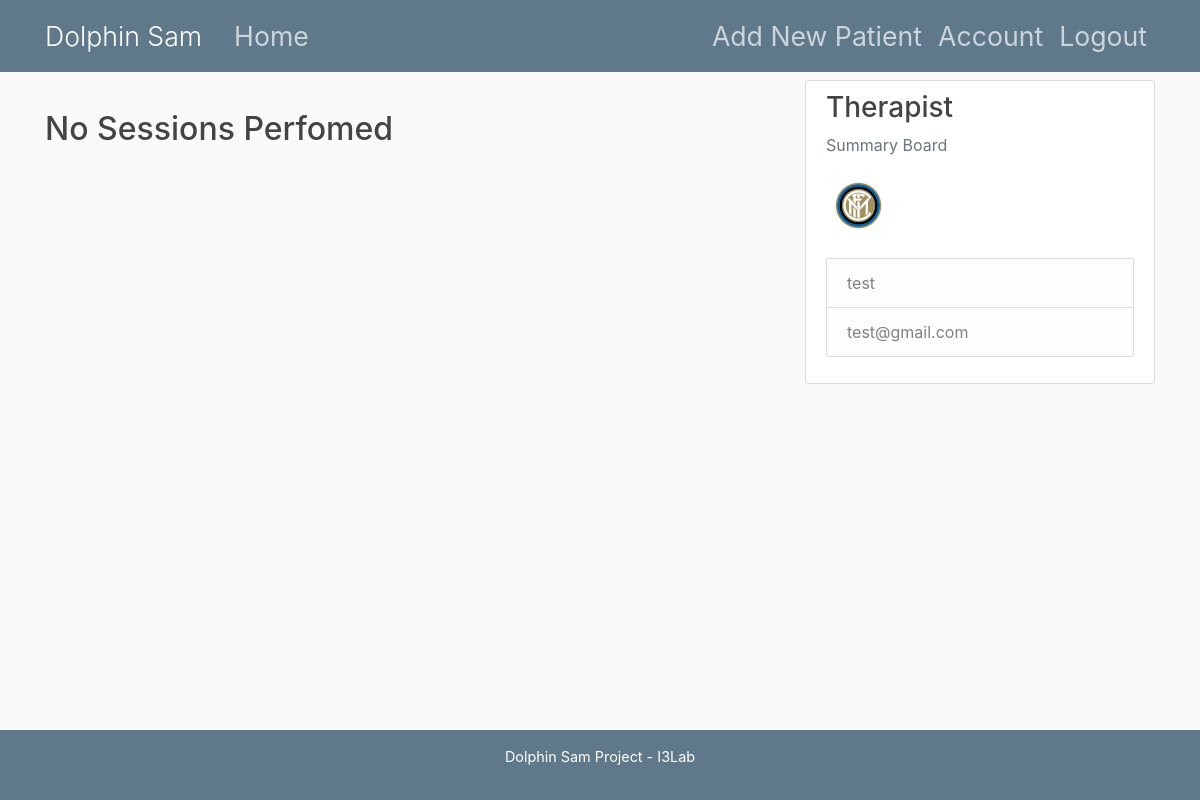
Page /session/3 (signed in) on the committed database.
### server/models.py (models this page shows, shortened)
class User(db.Model, UserMixin):
    id = db.Column(db.Integer, primary_key=True)
    username = db.Column(db.String(20), unique=True, nullable=False)
    email = db.Column(db.String(120), unique=True, nullable=False)
    image_file = db.Column(db.String(20), nullable=False, default='default.jpg')
    password = db.Column(db.String(60), nullable=False)
    patients = db.relationship('Patient', backref='therapist', lazy=True)

### server/routes.py (the view)
@app.route("/session/<id_p>", methods=['GET', 'POST'])  # route decoder to navigate our web application. In this case the slash / is simply the root
def session(id_p):
    id_reg = int(id_p)
    pat = Patient.query.get(id_reg)
    sessions = pat.sessions
    print('LEN SESSIONS {}'.format(len(sessions)))
    if(len(sessions)) == 0:
        return render_template('no_sessions.html')
    else:
        return render_template('sessions.html', patient=pat, sessions=sessions)

### server/models.py (called while the page is built)
@login_manager.user_loader
def load_user(user_id):
    return User.query.get(int(user_id))

### server/templates/no_sessions.html
{% extends "layout_fixed.html" %}
{% block content %}
<h2 class="mr-2" style="margin-top: 30px">No Sessions Perfomed</h2>
{% endblock content %}

### server/templates/layout_fixed.html (shortened to what this page needs)
<!DOCTYPE html>
<html>
<head>
    <link rel="stylesheet" href="https://maxcdn.bootstrapcdn.com/bootstrap/4.0.0/css/bootstrap.min.css">
    <link rel="stylesheet" type="text/css" href="{{ url_for('static', filename='main.css') }}">
</head>
<body>
<header class="site-header">
    <nav class="navbar navbar-expand-md navbar-dark bg-steel fixed-top">
        <div class="container">
            <a class="navbar-brand mr-4" href="/">Dolphin Sam</a>
            <div class="collapse navbar-collapse" id="navbarToggle">
                <div class="navbar-nav mr-auto">
                    <a class="nav-item nav-link" href="{{ url_for('home') }}">Home</a>
                </div>
                <div class="navbar-nav">
                    {% if current_user.is_authenticated %}
                    <a class="nav-item nav-link" href="{{ url_for('new_patient') }}">Add New Patient</a>
                    <a class="nav-item nav-link" href="{{ url_for('account') }}">Account</a>
                    <a class="nav-item nav-link" href="{{ url_for('logout') }}">Logout</a>
                    {% else %}
                    <a class="nav-item nav-link" href="{{ url_for('login') }}">Login</a>
                    <a class="nav-item nav-link" href="{{ url_for('register') }}">Register</a>
                    {% endif %}
                </div>
            </div>
        </div>
    </nav>
</header>
<main role="main" class="container">
    <div class="row">
        <div class="col-md-8">
            {% block content %}{% endblock %}
        </div>
        <div class="col-md-4">
            <div class="content-section">
                <h3>Therapist</h3>
                <p class='text-muted'>Summary Board
                <ul class="list-group">
                    {% if current_user.is_authenticated %}
                    <img class="rounded-circle article-img" src="{{ url_for('static', filename='profile_pics/' + current_user.image_file) }}" style="margin-bottom: 20px">
                    <li class="list-group-item list-group-item-light"> {{ current_user.username }} </li>
                    <li class="list-group-item list-group-item-light"> {{ current_user.email }} </li>
                    {% else %}
                    <li class="list-group-item list-group-item-light">Username</li>
                    <li class="list-group-item list-group-item-light">Email</li>
                    {% endif %}
                </ul>
                </p>
            </div>
        </div>
    </div>
</main>
<div class="copy-layout-fixed">
    <p>Dolphin Sam Project - I3Lab</p>
</div>
</body>
</html>

### server/static/main.css (style rules this page uses)
body { background: #fafafa; color: #333333; margin-top: 5rem; }
h1, h2, h3, h4, h5, h6 { color: #444444; }
.bg-steel { background-color: #5f788a; }
.site-header .navbar-nav .nav-link { color: #cbd5db; font-size: 20pt; }
.site-header .navbar-brand { font-size: 20pt; font-weight: 300; }
.content-section { background: #ffffff; padding: 10px 20px; border: 1px solid #dddddd; border-radius: 3px; margin-bottom: 20px; }
.article-img { height: 65px; width: 65px; margin-right: 16px; }
.copy-layout-fixed { position: absolute; bottom: 0; left: 0; right: 0; text-align: center; background: #5f788a; padding: 1em 1em; }
.copy-layout-fixed p { color: #fff; font-size:0.9em; }

### rows in the picture
User: image_file (placeholder picture), username "test", email "test@gmail.com"
